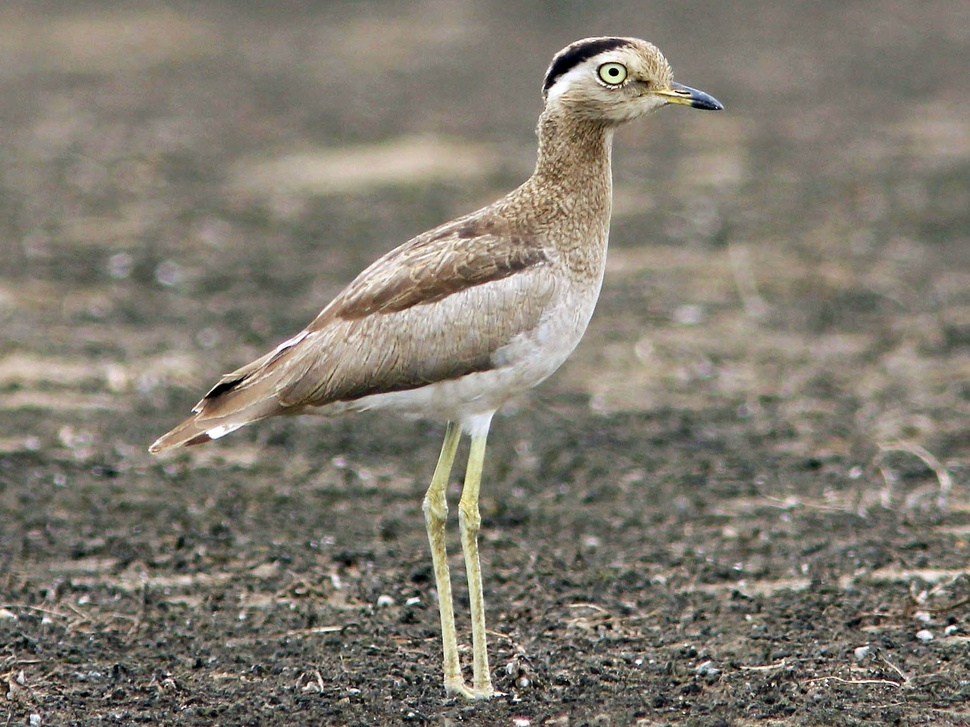
#> input picture Semana 7/huerequeque.jpg, 970 x 727 px, shrunk from 1800 x 1350 before the run
$ python pasabajos.py
#> lines starting #> are read from the running program, lines starting #| are printed output that depends on the picture
import numpy as np
import cv2
import matplotlib.pyplot as plt

img = cv2.imread("huerequeque.jpg", 0)
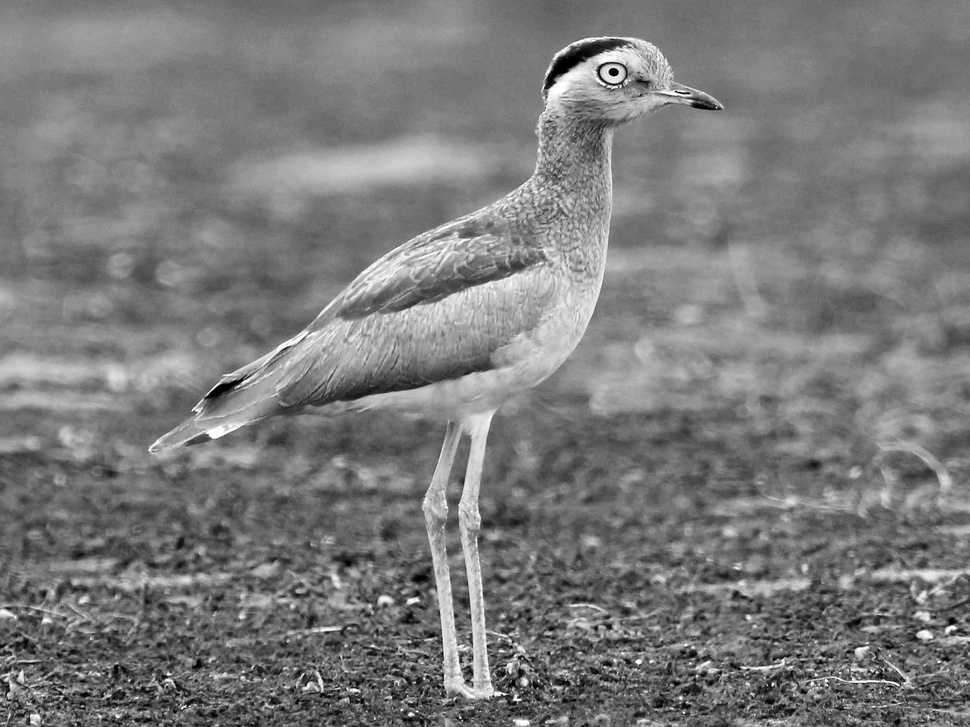
#> img: shape (727, 970); min 0, max 255, mean 122.9
fil, col = img.shape
#> fil = 727; col = 970

img_padded = np.pad(img,((0,fil),(0,col)),'constant',constant_values=((0, 0),(0,0)))
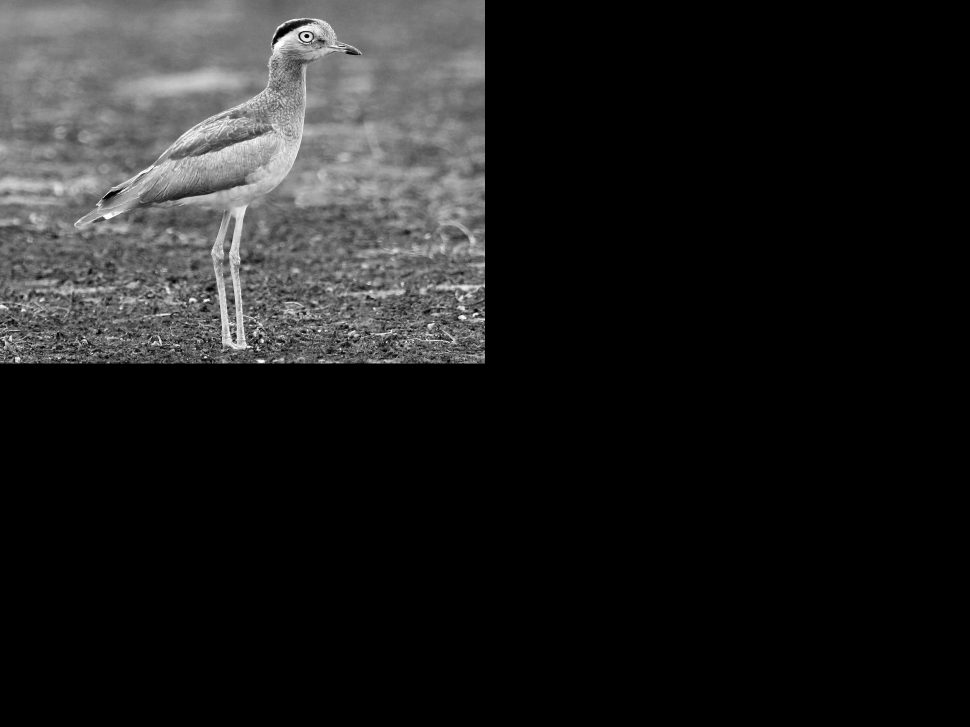
#> img_padded: shape (1454, 1940) (shown at 1/2 size); min 0, max 255, mean 30.7

f, c = np.ogrid[0:2*fil,0:2*col]
#> f = 1454 values from 0 to 1453

n = 2
D =  np.sqrt( (f-fil)**2 + (c-col)**2 )
D0 = (0.12*fil)
#> D0 = 87.24
H_pb_butter = 1/(1 + (D/D0)**(2*n))

img_fft = np.fft.fft2(img_padded)
img_fft_shift = np.fft.fftshift(img_fft)

G_fft = img_fft_shift * H_pb_butter

G_fft_ishift = np.fft.ifftshift(G_fft)
g = np.fft.ifft2(G_fft_ishift)
g_real = np.real(g)[0:fil, 0:col]
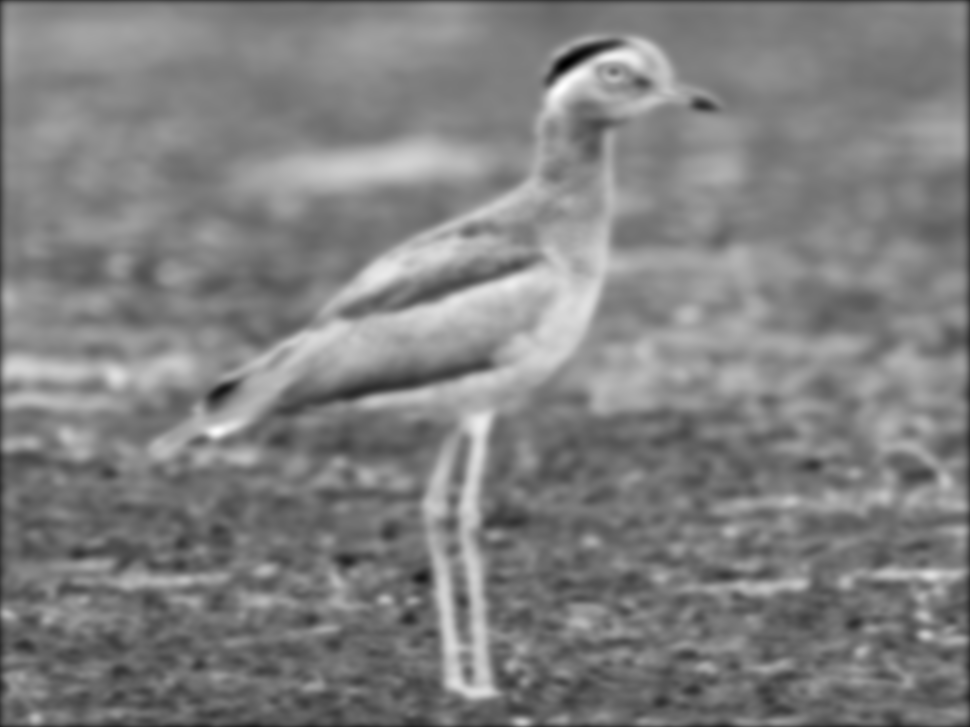
#> g_real: shape (727, 970) float64; min -4.69, max 248, mean 122.3; drawn with min black and max white

espectro = np.log(1 + np.abs(img_fft))
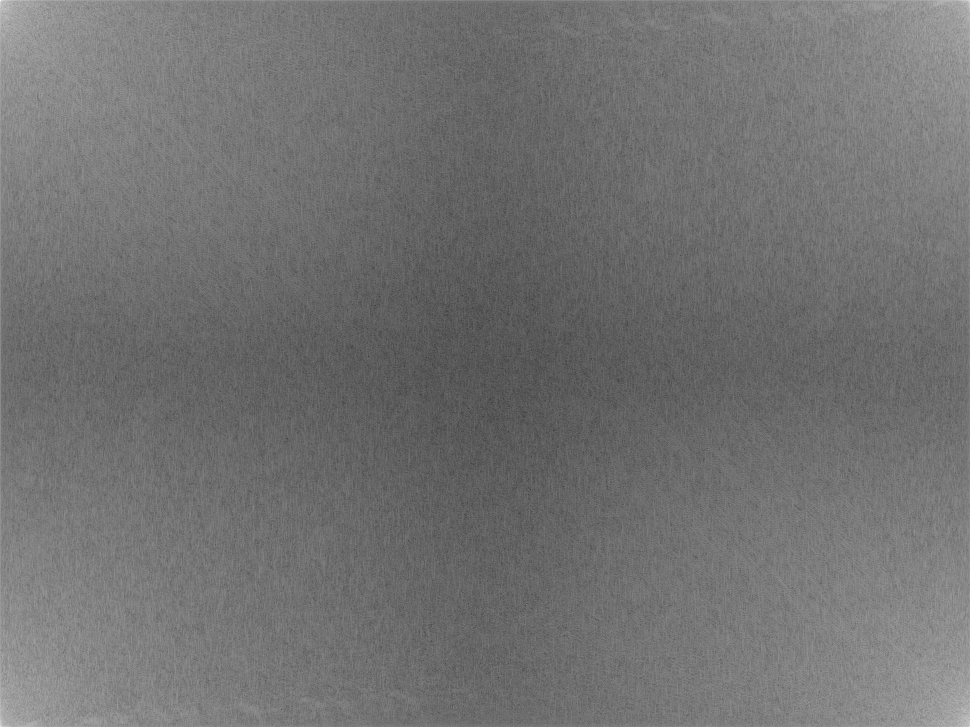
#> espectro: shape (1454, 1940) float64 (shown at 1/2 size); min 0.499, max 18.28, mean 8.45; drawn with min black and max white

plt.figure(figsize=(8,8))
plt.imshow(espectro, cmap='gray')
#plt.imshow(g_real, cmap='gray')
plt.show()
